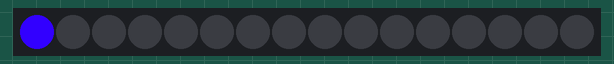
Recording of a sketch running on a simulated Arduino Uno, built with avr-gcc and run on an emulated ATmega328P. Parts: 16 RGB LEDs in strip order, left to right. Dim RGB values are drawn brighter than linear.

Above: at 0.15 s.
At 5.94 s:
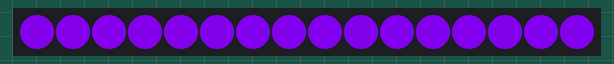
At 10.21 s:
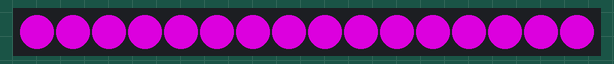
At 14.78 s:
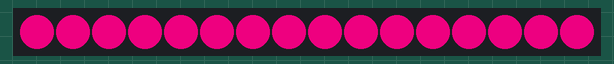
At 20.3 s:
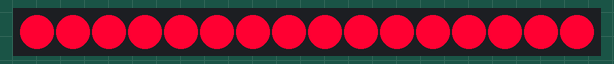
At 39.83 s:
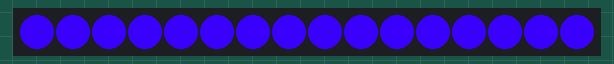

The sketch:

neopixel_tests.ino
```cpp
// Simple NeoPixel test.  Lights just a few pixels at a time so a
// 1m strip can safely be powered from Arduino 5V pin.  Arduino
// may nonetheless hiccup when LEDs are first connected and not
// accept code.  So upload code first, unplug USB, connect pixels
// to GND FIRST, then +5V and digital pin 6, then re-plug USB.
// A working strip will show a few pixels moving down the line,
// cycling between red, green and blue.  If you get no response,
// might be connected to wrong end of strip (the end wires, if
// any, are no indication -- look instead for the data direction
// arrows printed on the strip).

#include <Adafruit_NeoPixel.h>

#define PIN      0
#define N_LEDS 16

Adafruit_NeoPixel strip = Adafruit_NeoPixel(N_LEDS, PIN, NEO_GRB + NEO_KHZ800);

void setup() {
  strip.begin();
  //strip.setBrightness(105);
}

void loop() {

//  chase(strip.Color(255, 0, 0)); // Red
//  chase(strip.Color(0, 255, 0)); //Green

  for(int var = 0; var <= 205; var++)
  {
    uint32_t red_val = 50 + var;
    uint32_t blue_val = 255 - var;
    chase(strip.Color(red_val, 0, blue_val));
//    strip.setPixelColor(1, red_val, 0, blue_val);
//    strip.show();
    delay(5);
  }
  for(int var = 205; var >= 0; var--)
  {
    uint32_t red_val = 50 + var;
    uint32_t blue_val = 255 - var;
    chase(strip.Color(red_val, 0, blue_val));
//    strip.setPixelColor(1, red_val, 0, blue_val);
//    strip.show();
    delay(5);
  }
}

static void chase(uint32_t c) {
for(uint16_t i=0; i<strip.numPixels(); i++) {
      strip.setPixelColor(i  , c); // Draw new pixel
      //strip.setPixelColor((i+1) % strip.numPixels(), 0); //Sweep all around
      strip.setPixelColor((i-4 + strip.numPixels()) + strip.numPixels(), 0); // Erase pixel a few steps back
      strip.show();
      delay(5);
  }
}

static void four_chase(uint32_t c) {
  for(uint16_t i=0; i<strip.numPixels()+4; i++) {
      strip.setPixelColor(i  , c); // Draw new pixel
      strip.setPixelColor(i-4, 0); // Erase pixel a few steps back
      strip.show();
      delay(25);
  }
}
```
